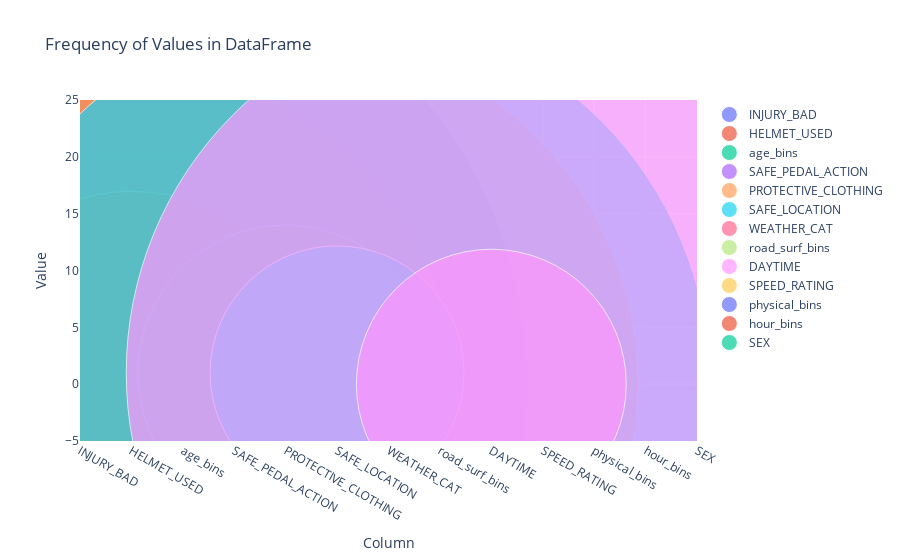

Here is the notebook cell this chart was saved with:
### Code cell
import plotly.graph_objects as go

values_dict = {}
for col in df_big.columns:
    values_dict[col] = dict(df_big[col].value_counts(normalize=True))

# create a bubble plot using Plotly
fig = go.Figure()

for col, vals in values_dict.items():
    x_vals = [col] * len(vals)
    y_vals = list(vals.keys())
    size_vals = [val * 1000 for val in vals.values()]

    fig.add_trace(go.Scatter(
        x=x_vals, y=y_vals, mode='markers', marker_size=size_vals,
        name=col, hovertext=[f"{val:.2%}" for val in vals.values()]
    ))

fig.update_layout(
    xaxis_title='Column', yaxis_title='Value', title='Frequency of Values in DataFrame',
    hovermode='closest', showlegend=True,
)
fig.update_layout(yaxis_range=[-5, 25])

fig.show()

### Figure 1 — Plotly figure (JSON) as saved in the notebook; plotly's stock layout.template omitted (floating-point values rounded to 4 significant figures)
{"data": [{"hovertext": ["89.55%", "10.45%"], "marker": {"size": [895.5, 104.5]}, "mode": "markers", "name": "INJURY_BAD", "type": "scatter", "x": ["INJURY_BAD", "INJURY_BAD"], "y": [0, 1]}, {"hovertext": ["63.71%", "36.29%"], "marker": {"size": [637.1, 362.9]}, "mode": "markers", "name": "HELMET_USED", "type": "scatter", "x": ["HELMET_USED", "HELMET_USED"], "y": [0, 1]}, {"hovertext": ["52.42%", "20.60%", "20.60%", "6.39%"], "marker": {"size": [524.2, 206.0, 206.0, 63.9]}, "mode": "markers", "name": "age_bins", "type": "scatter", "x": ["age_bins", "age_bins", "age_bins", "age_bins"], "y": ["Adult", "Middle-aged", "Adolescent", "Elderly"]}, {"hovertext": ["63.55%", "19.52%", "16.92%"], "marker": {"size": [635.5, 195.2, 169.2]}, "mode": "markers", "name": "SAFE_PEDAL_ACTION", "type": "scatter", "x": ["SAFE_PEDAL_ACTION", "SAFE_PEDAL_ACTION", "SAFE_PEDAL_ACTION"], "y": ["Safe", "Neutral", "Unsafe"]}, {"hovertext": ["70.44%", "29.56%"], "marker": {"size": [704.4, 295.6]}, "mode": "markers", "name": "PROTECTIVE_CLOTHING", "type": "scatter", "x": ["PROTECTIVE_CLOTHING", "PROTECTIVE_CLOTHING"], "y": [0, 1]}, {"hovertext": ["74.61%", "25.39%"], "marker": {"size": [746.1, 253.9]}, "mode": "markers", "name": "SAFE_LOCATION", "type": "scatter", "x": ["SAFE_LOCATION", "SAFE_LOCATION"], "y": [0, 1]}, {"hovertext": ["92.27%", "7.73%"], "marker": {"size": [922.7, 77.27]}, "mode": "markers", "name": "WEATHER_CAT", "type": "scatter", "x": ["WEATHER_CAT", "WEATHER_CAT"], "y": ["Clear Weather", "Adverse Weather"]}, {"hovertext": ["89.36%", "9.67%", "0.78%", "0.19%"], "marker": {"size": [893.6, 96.67, 7.786, 1.91]}, "mode": "markers", "name": "road_surf_bins", "type": "scatter", "x": ["road_surf_bins", "road_surf_bins", "road_surf_bins", "road_surf_bins"], "y": ["Dry", "Wet", "Snow", "Other"]}, {"hovertext": ["73.01%", "26.99%"], "marker": {"size": [730.1, 269.9]}, "mode": "markers", "name": "DAYTIME", "type": "scatter", "x": ["DAYTIME", "DAYTIME"], "y": [1, 0]}, {"hovertext": ["80.46%", "12.66%", "6.88%"], "marker": {"size": [804.6, 126.6, 68.75]}, "mode": "markers", "name": "SPEED_RATING", "type": "scatter", "x": ["SPEED_RATING", "SPEED_RATING", "SPEED_RATING"], "y": ["Average Speed", "Below Average Speed", "Above Average Speed"]}, {"hovertext": ["85.69%", "9.68%", "3.29%", "1.34%"], "marker": {"size": [856.9, 96.81, 32.91, 13.37]}, "mode": "markers", "name": "physical_bins", "type": "scatter", "x": ["physical_bins", "physical_bins", "physical_bins", "physical_bins"], "y": ["Normal", "Other", "Shaken", "Impaired"]}, {"hovertext": ["48.96%", "26.90%", "20.32%", "3.82%"], "marker": {"size": [489.6, 269.0, 203.2, 38.2]}, "mode": "markers", "name": "hour_bins", "type": "scatter", "x": ["hour_bins", "hour_bins", "hour_bins", "hour_bins"], "y": ["Afternoon", "Morning", "Night", "Early Morning"]}, {"hovertext": ["79.02%", "20.80%", "0.18%"], "marker": {"size": [790.2, 208.0, 1.763]}, "mode": "markers", "name": "SEX", "type": "scatter", "x": ["SEX", "SEX", "SEX"], "y": ["M", "F", "X"]}], "layout": {"hovermode": "closest", "showlegend": true, "title": {"text": "Frequency of Values in DataFrame"}, "xaxis": {"title": {"text": "Column"}}, "yaxis": {"range": [-5, 25], "title": {"text": "Value"}}}}
